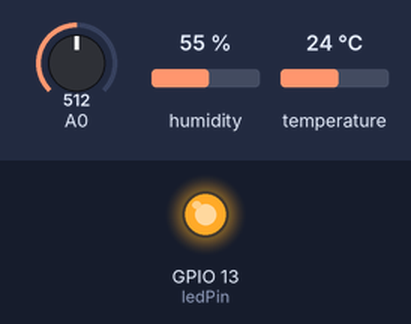
A sketch run on a simulated ESP8266 (NodeMCU). On the bench: output pins drawn as LEDs (lit = HIGH). The test bench sets the inputs (shaded band); at power-on: A0 = 512, humidity 55 %, temperature 24 °C. WiFi joins after 1.5 s; servers stay silent unless stated; uploads are accepted with an empty reply; what the sketch prints to the serial monitor is not drawn.

Above: at 4.7 s.
At 12.3 s:
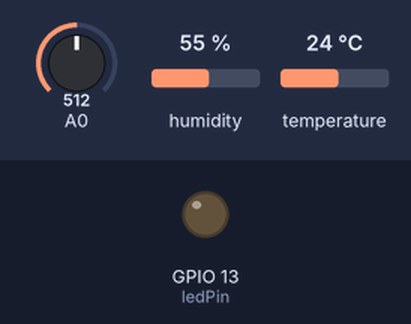
Timing chart, 0 to 21.8 s (numbered marks = the images above):
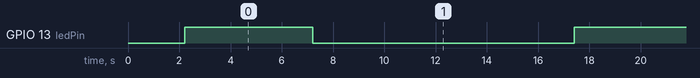

Measured:
- by itself, GPIO 13 (ledPin): alternates HIGH for 5.0 s and LOW for 10.2 s

The sketch:

ProyectoPlantin.ino
```cpp
#include <ESP8266WiFi.h>
#include <WiFiClientSecure.h>
#include <ESP8266HTTPClient.h>
#include <DHT.h>
#include <DHT_U.h>

#define WIFI_SSID "SSID"
#define WIFI_PASSWORD "CONTRASEÑA"

DHT dht(5, DHT22);
const int ledPin = 13;

String temperatura, humedadAmbiente, humedadTierra, postData;

void checkWiFiConnection()
{
  while (WiFi.status() != WL_CONNECTED)
  {
    Serial.println("Connecting to Wi-Fi...");
    delay(1000);
  }
  Serial.println("Connected to Wi-Fi");
  Serial.print("IP Address: ");
  Serial.println(WiFi.localIP());
}

void setup()
{
  Serial.begin(115200);
  Serial.println("Communication Started\n");

  pinMode(ledPin, OUTPUT);

  //DHT
  dht.begin();

  WiFi.mode(WIFI_STA);
  WiFi.begin(WIFI_SSID, WIFI_PASSWORD);
  checkWiFiConnection();
}

void loop()
{
  checkWiFiConnection();

  WiFiClientSecure client;
  client.setInsecure();

  HTTPClient http;

  int tempValue = dht.readTemperature();
  int humidityValue = dht.readHumidity();
  int lectura = analogRead(A0);
  int soilHumidityValue = map(lectura, 1024, 0, 0, 100);

  temperatura = String(tempValue);
  humedadAmbiente = String(humidityValue);
  humedadTierra = String(soilHumidityValue);

  postData = "humedadTierra=" + humedadTierra + "&temperatura=" + temperatura + "&humedadAmbiente=" + humedadAmbiente;

  Serial.print("Sending data: ");
  Serial.println(postData);

  http.begin(client, "https://comunicaciones.simix.com.ar/v1/comunicaciones/public/sensores");

  http.addHeader("Content-Type", "application/x-www-form-urlencoded");

  int httpCode = http.POST(postData);

  if (httpCode == HTTP_CODE_OK)
  {
    String response = http.getString();
    Serial.println("Server response: " + response);
    digitalWrite(ledPin, HIGH);
    delay(5000);
    digitalWrite(ledPin, LOW);
  }
  else
  {
    Serial.print("HTTP POST request failed with error code: ");
    Serial.println(httpCode);
  }

  http.end();
  delay(10000);
}
```
